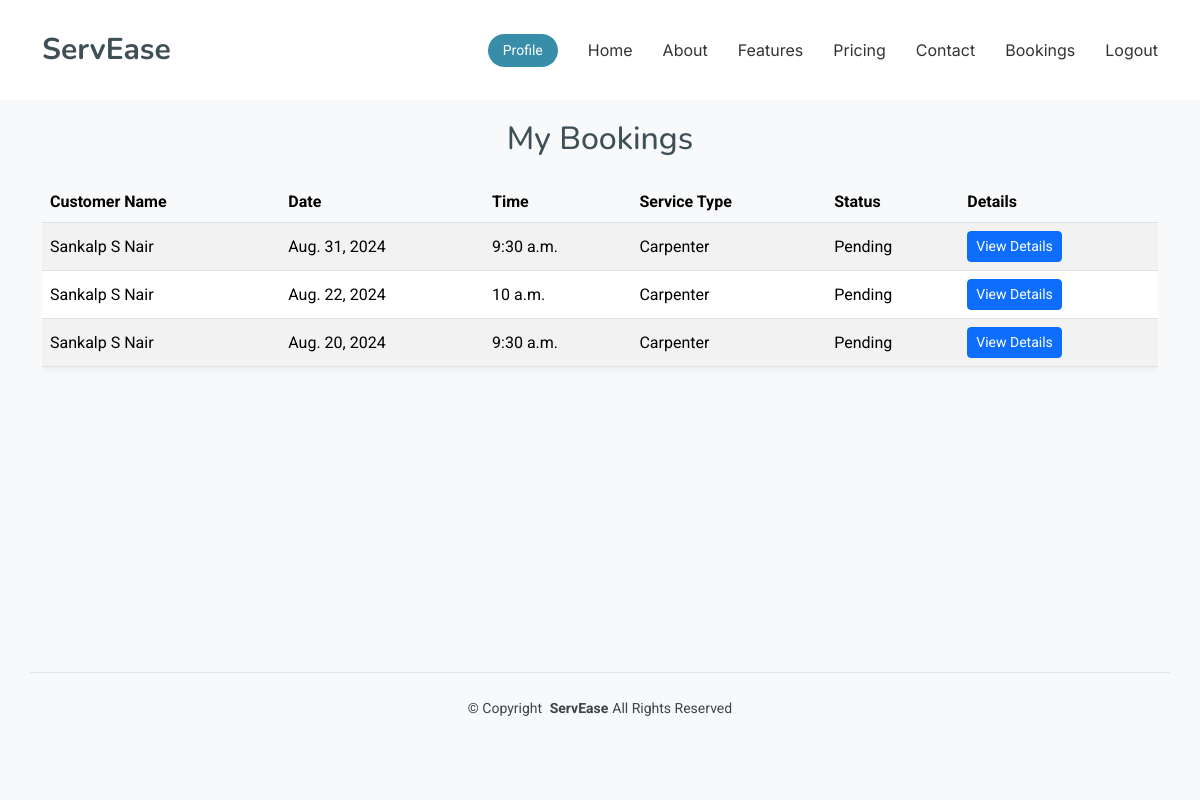
The page /worker/bookings/ (signed in) on the database as committed earlier.
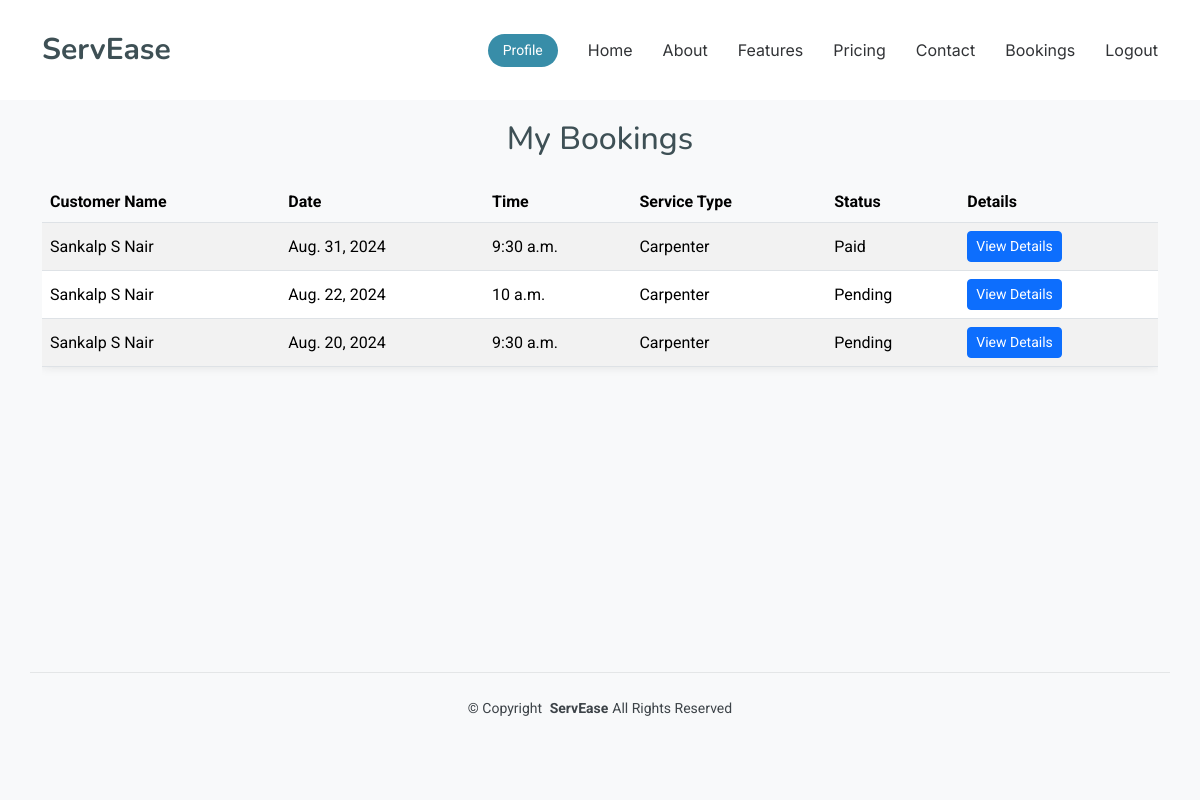
The same page on the database as committed later.
### Home_app/models.py (models this page shows, shortened)
class Booking(models.Model):
    worker_id = models.ForeignKey('Users', on_delete=models.CASCADE, related_name='bookings')
    worker_type = models.CharField(max_length=50, choices=[
        ('House Maid', 'House Maid'),
        ('Carpenter', 'Carpenter'),
        ('Plumber', 'Plumber'),
        ('Electrician', 'Electrician'),
        ('Home Nurse', 'Home Nurse'),
    ])
    customer_id = models.ForeignKey('Users', on_delete=models.CASCADE, related_name='customer_bookings')
    appointment_date = models.DateField()
    appointment_time = models.TimeField()
    address = models.TextField()
    status = models.CharField(max_length=20, choices=[
        ('Pending', 'Pending'),
        ('Paid', 'Paid'),
        ('Confirmed', 'Confirmed'),
        ('Completed', 'Completed'),
        ('Cancelled', 'Cancelled'),
    ], default='Pending')
    service_type = models.CharField(max_length=100, blank=True)
    description = models.TextField(blank=True)
    pay_amount = models.DecimalField(max_digits=10, decimal_places=2, null=True, blank=True)
    hours_booked = models.PositiveIntegerField(default=1)
    class Meta:
        app_label = 'Home_app'

### Home_app/views.py (the view)
# urls.py: path('worker/bookings/', views.view_my_booking, name='view_my_booking'),
def view_my_booking(request):
    user_id = request.session.get('user_id')
    if not user_id:
        messages.warning(request, 'You need to log in first.')
        return redirect('login')
    try:
        worker = Users.objects.get(user_id=user_id)
    except Users.DoesNotExist:
        messages.error(request, 'User not found.')
        return redirect('login')
    bookings = Booking.objects.filter(worker_id=worker.user_id).select_related('customer_id').annotate(
        customer_firstname=F('customer_id__firstname'),
        customer_lastname=F('customer_id__lastname'),
        customer_email=F('customer_id__email'),
        customer_phone=F('customer_id__phone')
    ).order_by('-appointment_date', '-appointment_time')
    context = {
        'bookings': bookings
    }
    return render(request, 'worker_temp/view_my_booking.html', context)

### templates/worker_temp/view_my_booking.html (shortened to what this page needs)
{% load static %}
<!DOCTYPE html>
<html lang="en">
<head>
  <link href="{% static 'work_assets/vendor/bootstrap/css/bootstrap.min.css' %}" rel="stylesheet">
  <link href="{% static 'work_assets/vendor/bootstrap-icons/bootstrap-icons.css' %}" rel="stylesheet">
  <link href="{% static 'work_assets/vendor/aos/aos.css' %}" rel="stylesheet">
  <link href="{% static 'work_assets/vendor/glightbox/css/glightbox.min.css' %}" rel="stylesheet">
  <link href="{% static 'work_assets/vendor/swiper/swiper-bundle.min.css' %}" rel="stylesheet">
  <link href="{% static 'work_assets/css/main.css' %}" rel="stylesheet">
</head>
<body class="index-page">
  <header id="header" class="header d-flex align-items-center fixed-top">
    <div class="container-fluid container-xl position-relative d-flex align-items-center">
      <a href="{% url 'worker_index' %}" class="logo d-flex align-items-center me-auto">
        <h1 class="sitename">ServEase</h1>
      </a>
      <nav id="navmenu" class="navmenu">
        <ul>
          <li><a href="{% url 'worker_index' %}#hero">Home</a></li>
          <li><a href="{% url 'worker_index' %}#about">About</a></li>
          <li><a href="#">Features</a></li>
          <li><a href="#">Pricing</a></li>
          <li><a href="#">Contact</a></li>
          <li><a href="{% url 'view_my_booking' %}">Bookings</a></li>
          <li><a href="{% url 'logout' %}">Logout</a></li>
        </ul>
      </nav>
      <a class="btn-getstarted" href="{% url 'worker_profile' %}">Profile</a>
    </div>
  </header>
  <main class="main">
    <section id="bookings" class="booking-section">
      <div class="container">
        <div class="row justify-content-center">
          <div class="col-12">
            <h2 class="text-center mb-4">My Bookings</h2>
            {% if bookings %}
              <div class="table-responsive">
                <table class="table table-striped table-hover booking-table">
                  <thead>
                    <tr>
                      <th>Customer Name</th>
                      <th>Date</th>
                      <th>Time</th>
                      <th>Service Type</th>
                      <th>Status</th>
                      <th>Details</th>
                    </tr>
                  </thead>
                  <tbody>
                    {% for booking in bookings %}
                      <tr>
                        <td>{{ booking.customer_firstname }} {{ booking.customer_lastname }}</td>
                        <td>{{ booking.appointment_date }}</td>
                        <td>{{ booking.appointment_time }}</td>
                        <td>{{ booking.worker_type }}</td>
                        <td>{{ booking.status }}</td>
                        <td>
                          <button type="button" class="btn btn-sm btn-primary" data-bs-toggle="modal" data-bs-target="#bookingModal{{ booking.id }}">
                            View Details
                          </button>
                        </td>
                      </tr>
                    {% endfor %}
                  </tbody>
                </table>
              </div>
            {% else %}
              <p class="text-center">No bookings found.</p>
            {% endif %}
          </div>
        </div>
      </div>
    </section>
  </main>
  <footer id="footer" class="footer">
    <div class="container copyright text-center mt-4">
      <p>© <span>Copyright</span> <strong class="px-1 sitename">ServEase</strong><span>All Rights Reserved</span></p>
    </div>
  </footer>
</body>
</html>

Rows that differ between the two databases and show on the page:
changed Booking: status "Pending" → "Paid"
